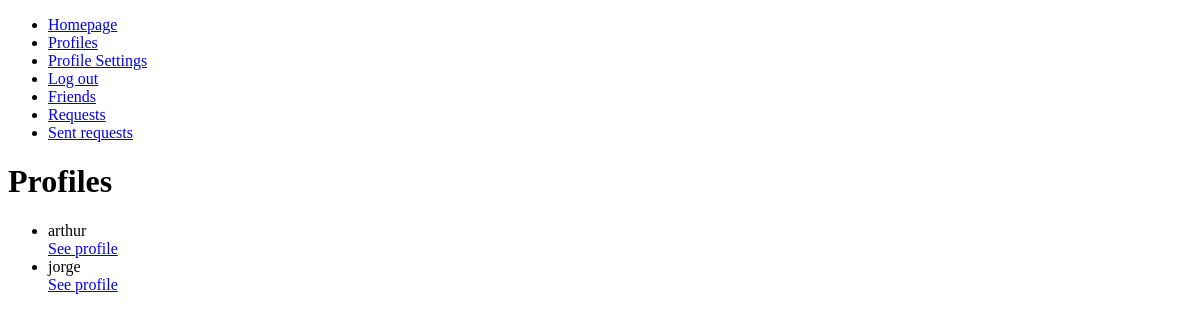
The app's page /profiles (signed in), older data.
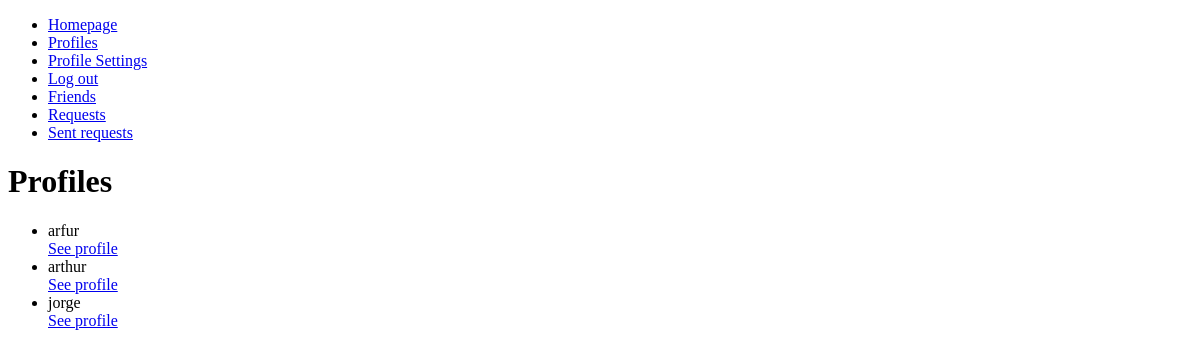
The same page, newer data.
### tables this page shows
CREATE TABLE users (
    id INTEGER PRIMARY KEY AUTOINCREMENT,
    username TEXT NOT NULL UNIQUE,
    hash BLOB NOT NULL
);

### app.py (the view)
@app.route("/profiles", methods=["GET", "POST"])
@login_required
def profiles():
    db = get_db()
    row = db.execute("SELECT username FROM users").fetchall()
    if request.method == "GET":
        return render_template("profiles.html", profiles=row)

### app.py (called while the page is built)
def get_db():
    if 'db' not in g:
        g.db = sqlite3.connect("data/database.db")
        g.db.row_factory = sqlite3.Row
        g.db.execute("PRAGMA foreign_keys = ON")
    return g.db

### helpers.py (called while the page is built)
def login_required(f):
    @wraps(f)
    def decorated(*args, **kwargs):
        if session.get("user_id") is None:
            return redirect("/login")
        return f(*args, **kwargs)
    return decorated

### templates/profiles.html (shortened to what this page needs)
{% extends "layout.html" %}
{% block content %}
    <h1>Profiles</h1>
    <ul>
        {% for profile in profiles %}
            <li>{{ profile["username"] }}</li>
            <a href="/profile/{{ profile['username'] }}">See profile</a>
        {% endfor %}
    </ul>
{% endblock %}

### templates/layout.html (shortened to what this page needs)
<!DOCTYPE html>
<html lang="en">
<head>
</head>
<body>
    <nav>
        <ul>
            <li><a href="/">Homepage</a></li>
            {% if session["user_id"] %}
                <li><a href="/profiles">Profiles</a></li>
                <li><a href="/settings">Profile Settings</a></li>
                <li><a href="/logout">Log out</a></li>
                <li><a href="/friends">Friends</a></li>
                <li><a href="/requests">Requests</a></li>
                <li><a href="/requests_sent">Sent requests</a></li>
            {% else %}
                <li><a href="/login">Log in</a></li>
                <li><a href="/register">Register</a></li>
            {% endif %}
        </ul>
    </nav>
    {% block content %}{% endblock %}
</body>
</html>

Row changes from the older to the newer data that the page shows:
added users: username "arfur"
